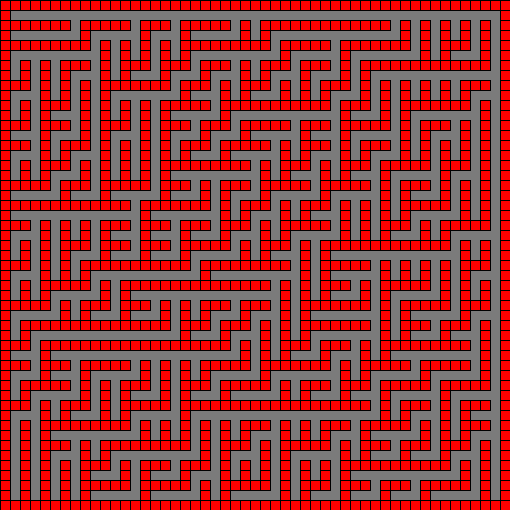
Frame 1 (no input)
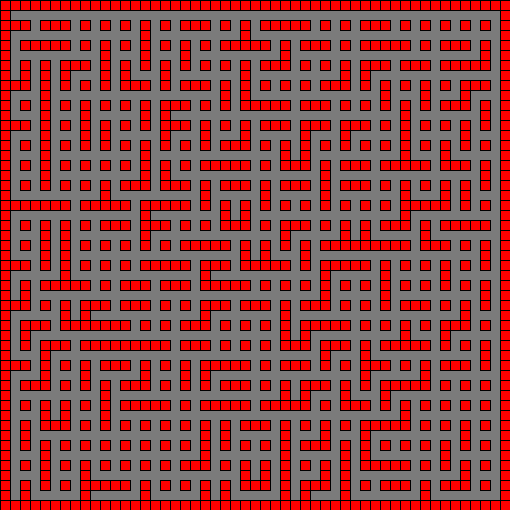
Frame 2 (the mouse pressed at the canvas centre, redrawn once)

The Processing sketch that drew these frames (run headless with seeded random() and noise(); the mouse was pressed at the canvas centre and the sketch redrawn once):

// Processing sketch: dwdungeon
// ── dwdungeon.pde
int[][] tiles;
int twidth = 10;

void setup() {
  size(510, 510);
  tiles = new int[width/twidth][height/twidth];
}

void draw() {
  background(123);
  fill(255, 0, 0);
  
  // lost some work here, but keeping this for the binary 
  // tree implementation.  I can't believe how short this
  // file is.  Anyway, carry on.
  
  for (int y = 1; y < tiles.length - 1; y+=2) {
    for (int x = 1; x< tiles[0].length - 1; x+=2) {
      tiles[y][x] = 1;
      int choice = (int) random(0, 2);
      if ((y == 1) && x < tiles[0].length - 2){
        tiles[y][x + 1] = 1;
      } else if  (x == tiles[0].length - 2 && y > 1) {
        tiles[y - 1][x] = 1;
      } else if  (choice == 1 && y != 1) {
        tiles[y - 1][x] = 1;
      } else if (choice == 0 && x != tiles[0].length - 2){
        tiles[y][x + 1] = 1;
      }
    }
  }
  
    for (int y = 0; y < tiles.length; y++) {
    for (int x = 0; x < tiles[0].length; x++) {
      if (tiles[y][x] == 0) {
        square(x * twidth, y * twidth, 10);
      }
    }
  }
  noLoop();
}
